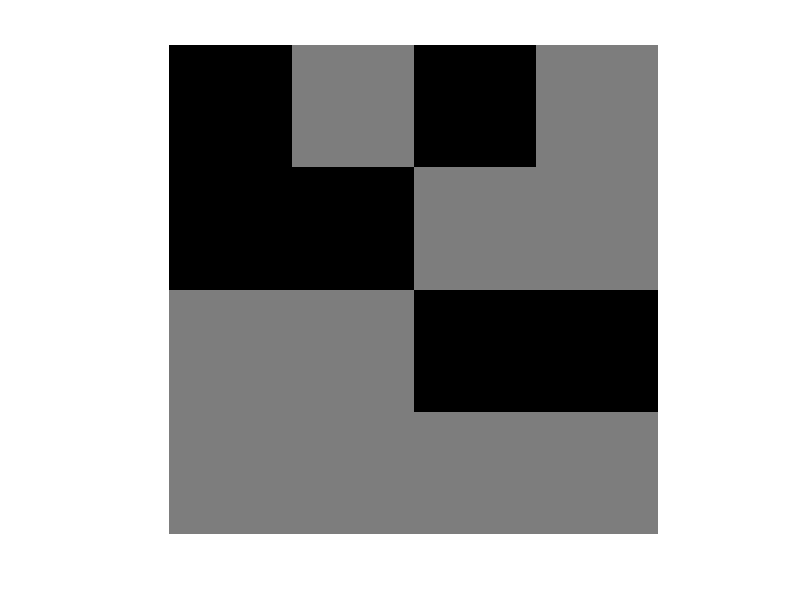
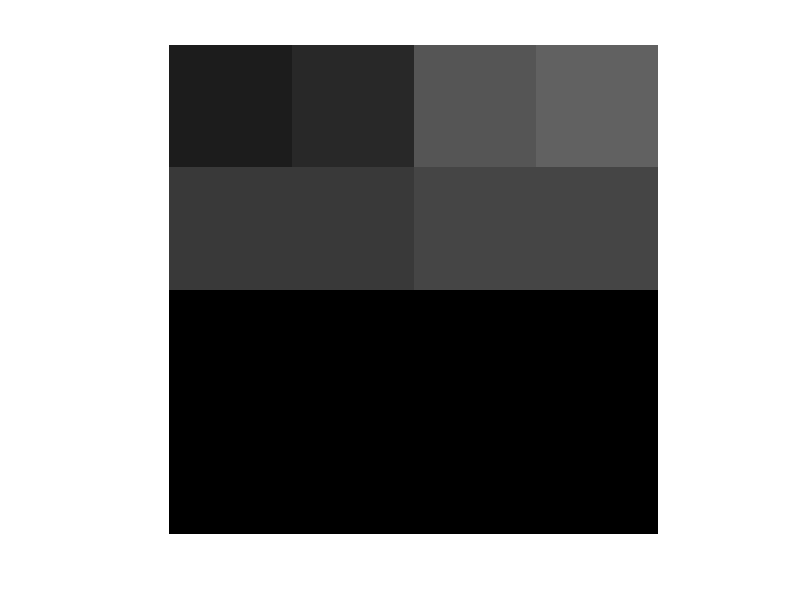

MATLAB code to generate these figures, in order:
clc;
clear all;
pkg load image;

%***** Construct Image, f(x,y) *************
f_0 = [0 1 0 1;0 0 1 1;1 1 0 0;1 1 1 1]*127;
imshow(uint8(f_0));
%*******************************************

%***** Construct Kernel, k(u,v) ************
k = [1 1 1;1 1 1;1 1 1]*1./9;
display(k)
%*******************************************

%***** Construct Padding, k(u,v) ************
f_P = [0 0 1 0 1 1;...
       0 0 1 0 1 1;...
       0 0 0 1 1 1;...
       1 1 1 0 0 0;...
       1 1 1 1 1 1;...
       1 1 1 1 1 1]*127;
figure;
imshow(uint8(f_P));
%*******************************************

%*************** Define f_s_0 and 1 ********
f_s_0 = f_P(1:3,1:3);
f_s_1 = f_P(1:3,2:4);
f_s_2 = f_P(1:3,3:5);
f_s_3 = f_P(1:3,4:6);

f_s_4 = f_P(2:4,1:3);
f_s_5 = f_P(2:4,2:4);
f_s_6 = f_P(2:4,3:5);
f_s_7 = f_P(2:4,4:6);
%*******************************************

%******* Hadamard Multiply  k*f_s_0 and Sum*
temp_0 = k.*f_s_0;
sum_s_0 = sum(sum(temp_0));

temp_1 = k.*f_s_1;
sum_s_1 = sum(sum(temp_1));

temp_2 = k.*f_s_2;
sum_s_2 = sum(sum(temp_2));

temp_3 = k.*f_s_3;
sum_s_3 = sum(sum(temp_3));

temp_4 = k.*f_s_4;
sum_s_4 = sum(sum(temp_4));

temp_5 = k.*f_s_5;
sum_s_5 = sum(sum(temp_5));

temp_6 = k.*f_s_6;
sum_s_6 = sum(sum(temp_6));

temp_7 = k.*f_s_7;
sum_s_7 = sum(sum(temp_7));
%*******************************************

%************** Replace Pixel for f_s_0 ****
f_1 = zeros(size(f_0,1),size(f_0,2));
f_1(1,1) = sum_s_0;
f_1(1,2) = sum_s_1;
f_1(1,3) = sum_s_2;
f_1(1,4) = sum_s_3;

f_1(2,1) = sum_s_4;
f_1(2,2) = sum_s_5;
f_1(2,3) = sum_s_6;
f_1(2,4) = sum_s_7;
imshow(uint8(f_1));
%*******************************************
